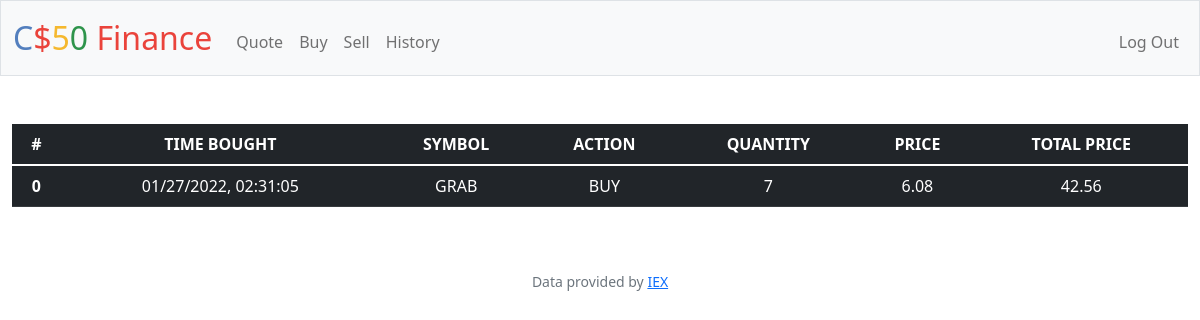
Page /history (signed in) on the earlier database version.
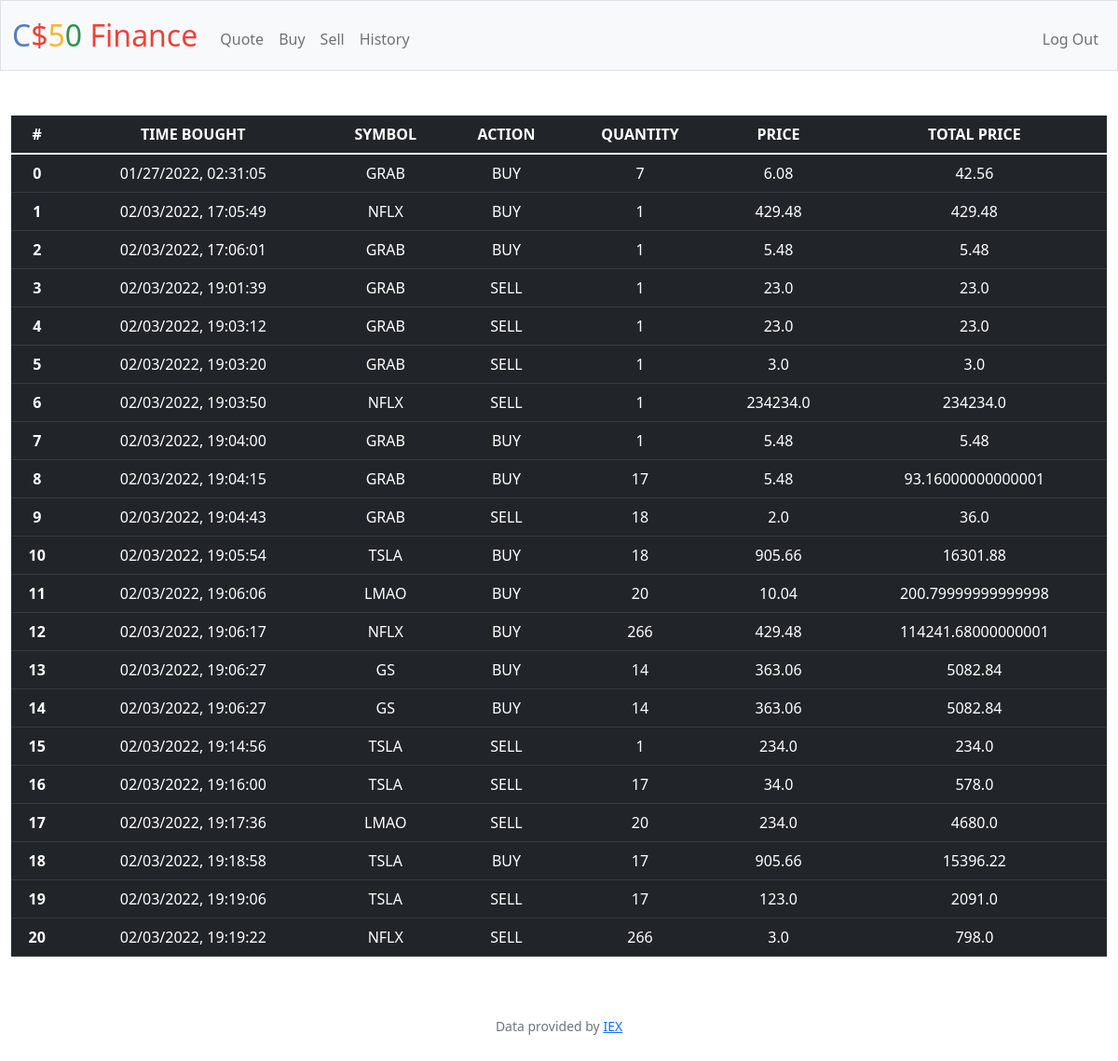
Same page on the later database version.
### tables this page shows
CREATE TABLE history (id INTEGER NOT NULL, time_bought timestamp ,symbol VARCHAR(255) NOT NULL, action VARCHAR(255) NOT NULL, quantity INTEGER NOT NULL, price FLOAT, total_price FLOAT, FOREIGN KEY (id) REFERENCES users(id));

### app.py (the view)
@app.route("/history")
@login_required
def history():
    id = session["user_id"]
    items = db.execute("SELECT * FROM history WHERE id = ?",id)
    for i in items:
        i.pop("id")
    return render_template("history.html",items=items)

### app.py (called while the page is built)
@app.after_request
def after_request(response):
    response.headers["Cache-Control"] = "no-cache, no-store, must-revalidate"
    response.headers["Expires"] = 0
    response.headers["Pragma"] = "no-cache"
    return response

### helpers.py (called while the page is built)
def login_required(f):
    @wraps(f)
    def decorated_function(*args, **kwargs):
        if session.get("user_id") is None:
            return redirect("/login")
        return f(*args, **kwargs)
    return decorated_function

### templates/history.html (shortened to what this page needs)
{% extends "layout.html" %}
{% block main %}
<table class="table table-hover table-dark">
    <thead>
      <tr>
        <th scope="col">#</th>
        {% if items|length > 0 %}
        {% for key,value in items[0].items() %}
          <th scope="col">{{ key|upper|replace("_"," ") }}</th>
        {% endfor %}
        {% else %}
          <td colspan="2"> BUY STUFF </td>
        {% endif %}
      </tr>
    </thead>
    <tbody>
      {% set ns=namespace(i=0) %}
      {% for item in items %}
        <tr>
          <th scope="row">{{ ns.i }}</th>
          {% set ns.i = ns.i+1 %}
          {% for key,value in item.items() %}
            <td>{{ value }}</td>
          {% endfor %}
        </tr>
      {% endfor %}
    </tbody>
  </table>
{% endblock %}

### templates/layout.html (shortened to what this page needs)
<!DOCTYPE html>
<html lang="en">
    <head>
        <link href="https://cdn.jsdelivr.net/npm/bootstrap@5.1.3/dist/css/bootstrap.min.css" rel="stylesheet">
        <link href="/static/styles.css" rel="stylesheet">
    </head>
    <body>
        <nav class="bg-light border navbar navbar-expand-md navbar-light">
            <div class="container-fluid">
                <a class="navbar-brand" href="/"><span class="blue">C</span><span class="red">$</span><span class="yellow">5</span><span class="green">0</span> <span class="red">Finance</span></a>
                <div class="collapse navbar-collapse" id="navbar">
                    {% if session["user_id"] %}
                        <ul class="navbar-nav me-auto mt-2">
                            <li class="nav-item"><a class="nav-link" href="/quote">Quote</a></li>
                            <li class="nav-item"><a class="nav-link" href="/buy">Buy</a></li>
                            <li class="nav-item"><a class="nav-link" href="/sell">Sell</a></li>
                            <li class="nav-item"><a class="nav-link" href="/history">History</a></li>
                        </ul>
                        <ul class="navbar-nav ms-auto mt-2">
                            <li class="nav-item"><a class="nav-link" href="/logout">Log Out</a></li>
                        </ul>
                    {% else %}
                        <ul class="navbar-nav ms-auto mt-2">
                            <li class="nav-item"><a class="nav-link" href="/register">Register</a></li>
                            <li class="nav-item"><a class="nav-link" href="/login">Log In</a></li>
                        </ul>
                    {% endif %}
                </div>
            </div>
        </nav>
        <main class="container-fluid py-5 text-center">
            {% block main %}{% endblock %}
        </main>
        <footer class="mb-5 small text-center text-muted">
            Data provided by <a href="https://iexcloud.io/">IEX</a>
        </footer>
    </body>
</html>

### static/styles.css (style rules this page uses)
nav .navbar-brand { font-size: xx-large; }
nav .navbar-brand .blue { color: #537fbe; }
nav .navbar-brand .red { color: #ea433b; }
nav .navbar-brand .yellow { color: #f5b82e; }
nav .navbar-brand .green { color: #2e944b; }

Differences in the rows shown:
added history: i "1", time_bought "02/03/2022, 17:05:49", symbol "NFLX", action "BUY", item "1", price "429.48", total_price "429.48"
added history: i "2", time_bought "02/03/2022, 17:06:01", symbol "GRAB", action "BUY", item "1", price "5.48", total_price "5.48"
added history: i "3", time_bought "02/03/2022, 19:01:39", symbol "GRAB", action "SELL", item "1", price "23.0", total_price "23.0"
added history: i "4", time_bought "02/03/2022, 19:03:12", symbol "GRAB", action "SELL", item "1", price "23.0", total_price "23.0"
added history: i "5", time_bought "02/03/2022, 19:03:20", symbol "GRAB", action "SELL", item "1", price "3.0", total_price "3.0"
added history: i "6", time_bought "02/03/2022, 19:03:50", symbol "NFLX", action "SELL", item "1", price "234234.0", total_price "234234.0"
added history: i "7", time_bought "02/03/2022, 19:04:00", symbol "GRAB", action "BUY", item "1", price "5.48", total_price "5.48"
added history: i "8", time_bought "02/03/2022, 19:04:15", symbol "GRAB", action "BUY", item "17", price "5.48", total_price "93.16000000000001"
added history: i "9", time_bought "02/03/2022, 19:04:43", symbol "GRAB", action "SELL", item "18", price "2.0", total_price "36.0"
added history: i "10", time_bought "02/03/2022, 19:05:54", symbol "TSLA", action "BUY", item "18", price "905.66", total_price "16301.88"
added history: i "11", time_bought "02/03/2022, 19:06:06", symbol "LMAO", action "BUY", item "20", price "10.04", total_price "200.79999999999998"
added history: i "12", time_bought "02/03/2022, 19:06:17", symbol "NFLX", action "BUY", quantity "266", price "429.48", total_price "114241.68000000001"
added history: i "13", time_bought "02/03/2022, 19:06:27", symbol "GS", action "BUY", item "14", price "363.06", total_price "5082.84"
added history: i "14", time_bought "02/03/2022, 19:06:27", symbol "GS", action "BUY", item "14", price "363.06", total_price "5082.84"
added history: i "15", time_bought "02/03/2022, 19:14:56", symbol "TSLA", action "SELL", item "1", price "234.0", total_price "234.0"
added history: i "16", time_bought "02/03/2022, 19:16:00", symbol "TSLA", action "SELL", item "17", price "34.0", total_price "578.0"
added history: i "17", time_bought "02/03/2022, 19:17:36", symbol "LMAO", action "SELL", item "20", price "234.0", total_price "4680.0"
added history: i "18", time_bought "02/03/2022, 19:18:58", symbol "TSLA", action "BUY", item "17", price "905.66", total_price "15396.22"
added history: i "19", time_bought "02/03/2022, 19:19:06", symbol "TSLA", action "SELL", item "17", price "123.0", total_price "2091.0"
added history: i "20", time_bought "02/03/2022, 19:19:22", symbol "NFLX", action "SELL", quantity "266", price "3.0", total_price "798.0"
